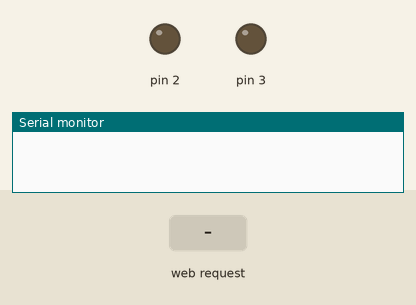
Simulated run of this sketch. Board: Arduino Uno, built with avr-gcc and run on an emulated ATmega328P. Shown: output pins drawn as LEDs (lit = HIGH), the last lines printed to the serial monitor. The inputs (shaded band) are chosen by the test bench. WiFi joins after 1.5 s; servers stay silent unless stated.

Above: at 1.2 s.
1.3 s: HTTP request GET /?led1=1 received
At 1.6 s:
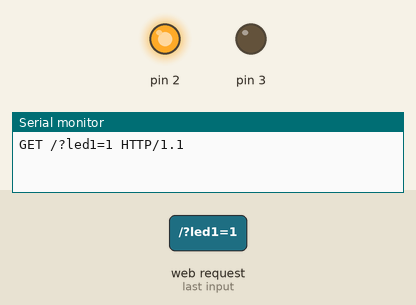
2.8 s: HTTP request GET /?led2=1 received
At 3.9 s:
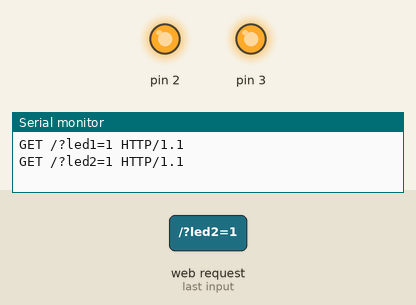
4.3 s: HTTP request GET /?led1=0 received
At 5.1 s:
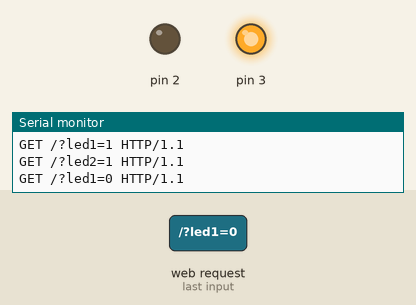
5.8 s: HTTP request GET /?led2=0 received
At 6.2 s:
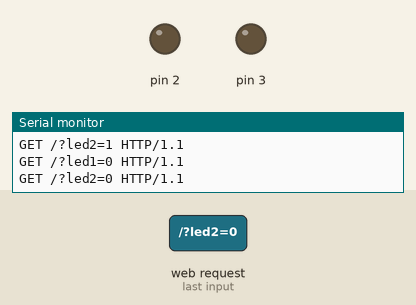
Timing chart, 0 to 8.3 s (numbered marks = the images above; inputs shaded):
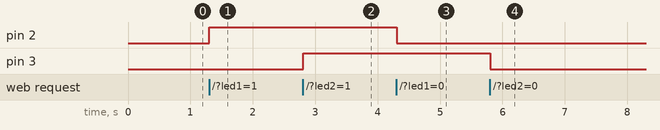

Measured:
- after the input at 1.3 s, pin 2: LOW → HIGH at once
- after the input at 2.8 s, pin 3: LOW → HIGH at once
- after the input at 4.3 s, pin 2: HIGH → LOW at once
- after the input at 5.8 s, pin 3: HIGH → LOW at once

The sketch:

WebServer.ino
```cpp
#include <SPI.h>
#include <Ethernet.h>

// zde si upravte podle sebe
byte mac[] = { 0xDE, 0xAD, 0xBE, 0xEF, 0xFE, 0xED };

// IP adresa
IPAddress ip(192,168,1, 150);
// port
EthernetServer server(80);

void setup()
{
  // inicalizace sítě
  Ethernet.begin(mac, ip);
  // inicializace serveru
  server.begin();
  // nastavíme pin 2 jako výstup pro LED
  pinMode(2, OUTPUT);
  pinMode(3, OUTPUT);

  Serial.begin(9600);

}

void loop()
{
  // když je připojen klient, zjistíme, zda jsou odeslána data
  // od klienta směrem k nám
   EthernetClient client = server.available();
   String buffer = "";
  // dokud je klient připojen
   while (client.connected()) {

    // čti data od něj dokud nenarazíš na znak nového řádku
     if (client.available()) {
        char c = client.read();
         buffer = buffer + c;
         if (c == '\n') {

          if(buffer.indexOf("led1=1")>=0)
          digitalWrite(2,HIGH);

          if(buffer.indexOf("led1=0")>=0)
          digitalWrite(2,LOW);

          if(buffer.indexOf("led2=1")>=0)
          digitalWrite(3,HIGH);

          if(buffer.indexOf("led2=0")>=0)
          digitalWrite(3,LOW);


           // odešle klasickou hlavičku HTML stránky
          client.println("HTTP/1.1 200 OK");
          client.println("Content-Type: text/html");
          client.println("Connection: close");
          client.println();
          client.println("<!DOCTYPE HTML>");

          // zde již klasická html data
          client.println("<html>");
          client.println("<head>");
          // Název stránky
          client.println("<title>Arduinio Server - LED control</title>");
          client.println("</head>");
          client.println("<body>");
          // vygeneruje formulář
          if (digitalRead(2)){
          client.print("<a href='http://192.168.1.150?led1=0'><button style='background:lightgreen;width:100%;height:40px'>LED 1</button></a>");
          }else{
          client.print("<a href='http://192.168.1.150?led1=1'><button style='background:green;width:100%;height:40px'>LED 1</button></a>");
           }

           if (digitalRead(3)){
          client.print("<a href='http://192.168.1.150?led2=0'><button style='background:lightgreen;width:100%;height:40px'>LED 2</button></a>");
          }else{
          client.print("<a href='http://192.168.1.150?led2=1'><button style='background:green;width:100%;height:40px'>LED 2</button></a>");
           }
          client.println("</br>");


          client.println("</body>");
          client.println("</html>");

          //ukončí přenos
          client.stop();
          Serial.println(buffer);
                     }
                         }
                              }
}
```
